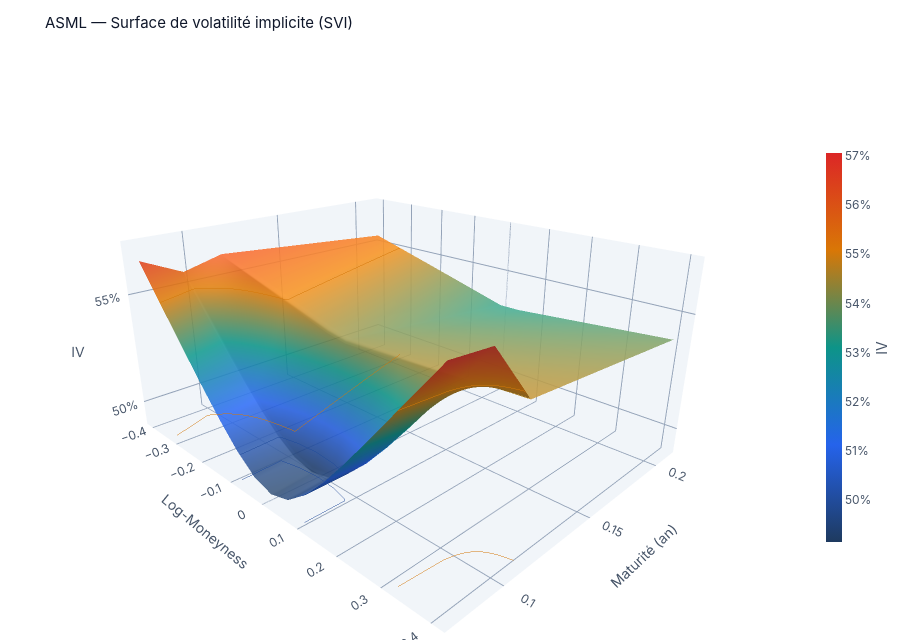

Notebook code cell kept with this figure:
### Code cell
grid = surface_result.grid
n_mat = len(grid.maturity_years) if grid is not None else 0
if grid is None or n_mat < 2:
    print(f"Surface 3D non tracée : {n_mat} maturité(s) dans la grille.")
    print(
        "→ Fournis un échantillon multi-échéances : surface 3D + term structure + violations "
        "calendaires se peuplent alors automatiquement (cette cellule, telle quelle)."
    )
else:
    k_axis, t_axis = np.array(grid.log_moneyness), np.array(grid.maturity_years)
    tv = np.array(grid.total_variance)
    with np.errstate(divide="ignore", invalid="ignore"):
        iv_grid = np.where(
            t_axis[:, None] > 0, np.sqrt(np.maximum(tv, 0) / t_axis[:, None]), np.nan
        )
    kk, tt = np.meshgrid(k_axis, t_axis)
    fig = go.Figure()
    fig.add_trace(
        go.Surface(
            x=kk,
            y=tt,
            z=iv_grid,
            colorscale=SURFACE_COLORSCALE,
            opacity=0.88,
            lighting=dict(ambient=0.7, diffuse=0.6, roughness=0.5, specular=0.1),
            lightposition=dict(x=1000, y=1000, z=1000),
            contours=dict(
                z=dict(show=True, usecolormap=True, highlightcolor=C["white"], project_z=True),
                x=dict(show=False),
                y=dict(show=False),
            ),
            colorbar=dict(
                title=dict(text="IV", side="right"), tickformat=".0%", thickness=16, len=0.7, x=1.02
            ),
            hovertemplate="log-m: %{x:.3f}<br>Maturité: %{y:.3f}an<br>IV: %{z:.1%}<extra></extra>",
            name="IV Surface",
        )
    )
    viol = surface_result.diagnostics.calendar_violations
    if viol:
        fig.add_trace(
            go.Scatter3d(
                x=[v.log_moneyness for v in viol],
                y=[v.maturity_high for v in viol],
                z=[np.sqrt(max(v.variance_high, 0.0) / v.maturity_high) for v in viol],
                mode="markers",
                marker=dict(
                    color=C["red"], size=6, symbol="x", line=dict(color=C["white"], width=1)
                ),
                hovertemplate="<b>VIOLATION CALENDAIRE</b><br>log-m: %{x:.3f}<br>Maturité: %{y:.3f}an<br>IV: %{z:.1%}<extra></extra>",
                name="Violation calendaire",
            )
        )
    fig.update_layout(
        title=f"{SYMBOL} — Surface de volatilité implicite (SVI)",
        height=640,
        scene=dict(
            xaxis=dict(
                title="Log-Moneyness",
                gridcolor=C["slate400"],
                backgroundcolor=C["slate100"],
                showbackground=True,
            ),
            yaxis=dict(
                title="Maturité (an)",
                gridcolor=C["slate400"],
                backgroundcolor=C["slate100"],
                showbackground=True,
            ),
            zaxis=dict(
                title="IV",
                tickformat=".0%",
                gridcolor=C["slate400"],
                backgroundcolor=C["slate100"],
                showbackground=True,
            ),
            camera=SURFACE_CAMERA,
            aspectmode="manual",
            aspectratio=SURFACE_ASPECT,
        ),
        margin=dict(l=0, r=0, t=56, b=0),
    )
    fig.show()
    print(
        f"✓ fig.to_json() OK — {len(fig.to_json().encode()) / 1024:.1f} KB (prêt FastAPI → react-plotly.js)"
    )

### Figure 1 — Plotly figure (JSON) as saved in the notebook; plotly's stock layout.template omitted (floating-point values rounded to 4 significant figures)
{"data": [{"colorbar": {"len": 0.7, "thickness": 16, "tickformat": ".0%", "title": {"side": "right", "text": "IV"}, "x": 1.02}, "colorscale": [[0.0, "#1E3A5F"], [0.25, "#2563EB"], [0.5, "#0D9488"], [0.75, "#D97706"], [1.0, "#DC2626"]], "contours": {"x": {"show": false}, "y": {"show": false}, "z": {"highlightcolor": "#FFFFFF", "project": {"z": true}, "show": true, "usecolormap": true}}, "hovertemplate": "log-m: %{x:.3f}<br>Maturité: %{y:.3f}an<br>IV: %{z:.1%}<extra></extra>", "lighting": {"ambient": 0.7, "diffuse": 0.6, "roughness": 0.5, "specular": 0.1}, "lightposition": {"x": 1000, "y": 1000, "z": 1000}, "name": "IV Surface", "opacity": 0.88, "type": "surface", "x": [[-0.4, -0.35, -0.3, -0.25, -0.2, -0.15, -0.1, -0.05, 0.0, 0.05, 0.1, 0.15, 0.2, 0.25, 0.3, 0.35, 0.4], [-0.4, -0.35, -0.3, -0.25, -0.2, -0.15, -0.1, -0.05, 0.0, 0.05, 0.1, 0.15, 0.2, 0.25, 0.3, 0.35, 0.4], [-0.4, -0.35, -0.3, -0.25, -0.2, -0.15, -0.1, -0.05, 0.0, 0.05, 0.1, 0.15, 0.2, 0.25, 0.3, 0.35, 0.4], [-0.4, -0.35, -0.3, -0.25, -0.2, -0.15, -0.1, -0.05, 0.0, 0.05, 0.1, 0.15, 0.2, 0.25, 0.3, 0.35, 0.4]], "y": [[0.07671, 0.07671, 0.07671, 0.07671, 0.07671, 0.07671, 0.07671, 0.07671, 0.07671, 0.07671, 0.07671, 0.07671, 0.07671, 0.07671, 0.07671, 0.07671, 0.07671], [0.09589, 0.09589, 0.09589, 0.09589, 0.09589, 0.09589, 0.09589, 0.09589, 0.09589, 0.09589, 0.09589, 0.09589, 0.09589, 0.09589, 0.09589, 0.09589, 0.09589], [0.1151, 0.1151, 0.1151, 0.1151, 0.1151, 0.1151, 0.1151, 0.1151, 0.1151, 0.1151, 0.1151, 0.1151, 0.1151, 0.1151, 0.1151, 0.1151, 0.1151], [0.211, 0.211, 0.211, 0.211, 0.211, 0.211, 0.211, 0.211, 0.211, 0.211, 0.211, 0.211, 0.211, 0.211, 0.211, 0.211, 0.211]], "z": [[0.5648, 0.5536, 0.5425, 0.5314, 0.5205, 0.5101, 0.501, 0.4941, 0.4913, 0.4938, 0.5009, 0.5107, 0.522, 0.5339, 0.5461, 0.5583, 0.5705], [0.5563, 0.5462, 0.5361, 0.5263, 0.5167, 0.5079, 0.5003, 0.4948, 0.4927, 0.4948, 0.5008, 0.5098, 0.5205, 0.5322, 0.5443, 0.5567, 0.569], [0.5608, 0.5585, 0.5561, 0.5537, 0.5513, 0.5489, 0.5464, 0.544, 0.5425, 0.543, 0.5435, 0.5439, 0.5444, 0.5449, 0.5453, 0.5458, 0.5463], [0.554, 0.5515, 0.549, 0.5465, 0.544, 0.5415, 0.5389, 0.5364, 0.5338, 0.5338, 0.5346, 0.5354, 0.5361, 0.5369, 0.5377, 0.5384, 0.5392]]}], "layout": {"height": 640, "margin": {"b": 0, "l": 0, "r": 0, "t": 56}, "scene": {"aspectmode": "manual", "aspectratio": {"x": 1.5, "y": 1.2, "z": 0.7}, "camera": {"eye": {"x": 1.6, "y": -1.6, "z": 0.9}, "up": {"x": 0, "y": 0, "z": 1}}, "xaxis": {"backgroundcolor": "#F1F5F9", "gridcolor": "#94A3B8", "showbackground": true, "title": {"text": "Log-Moneyness"}}, "yaxis": {"backgroundcolor": "#F1F5F9", "gridcolor": "#94A3B8", "showbackground": true, "title": {"text": "Maturité (an)"}}, "zaxis": {"backgroundcolor": "#F1F5F9", "gridcolor": "#94A3B8", "showbackground": true, "tickformat": ".0%", "title": {"text": "IV"}}}, "title": {"text": "ASML — Surface de volatilité implicite (SVI)"}}}
